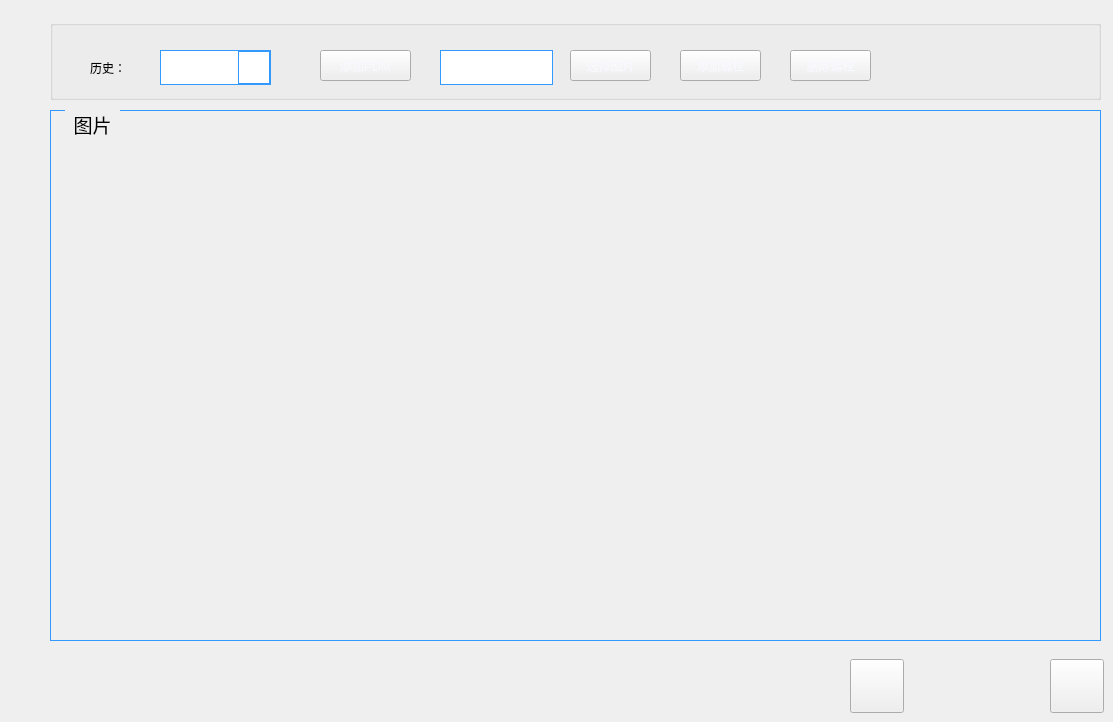
        <widget class="QWidget" name="page_22">
         <widget class="QGroupBox" name="groupBox_13">
          <property name="geometry">
           <rect>
            <x>50</x>
            <y>110</y>
            <width>1051</width>
            <height>531</height>
           </rect>
          </property>
          <property name="font">
           <font>
            <family>黑体</family>
            <pointsize>14</pointsize>
            <weight>50</weight>
            <italic>false</italic>
            <bold>false</bold>
            <kerning>true</kerning>
           </font>
          </property>
          <property name="styleSheet">
           <string notr="true">QGroupBox {
    font: 14pt &quot;黑体&quot;;
    margin-top: 1ex;
    border-width:1px;  
    border-style:solid;
    border-color: rgb(51, 153, 255);  
}

QGroupBox::title {
    subcontrol-origin: margin;
    subcontrol-position: top left;
    left:15px;      
    margin-left: 5px;
    margin-right: 5px;
    padding:1px;
}</string>
          </property>
          <property name="title">
           <string>图片</string>
          </property>
         </widget>
         <widget class="QPushButton" name="pushButton_33">
          <property name="geometry">
           <rect>
            <x>850</x>
            <y>659</y>
            <width>54</width>
            <height>54</height>
           </rect>
          </property>
          <property name="focusPolicy">
           <enum>Qt::NoFocus</enum>
          </property>
          <property name="styleSheet">
           <string notr="true">border-image: url(:/LCD_CS351/LCD_CS351/35_all/5.bmp);</string>
          </property>
          <property name="text">
           <string/>
          </property>
         </widget>
         <widget class="QPushButton" name="pushButton_32">
          <property name="geometry">
           <rect>
            <x>1050</x>
            <y>659</y>
            <width>54</width>
            <height>54</height>
           </rect>
          </property>
          <property name="focusPolicy">
           <enum>Qt::NoFocus</enum>
          </property>
          <property name="styleSheet">
           <string notr="true">border-image: url(:/LCD_CS351/LCD_CS351/logo/saves.bmp);</string>
          </property>
          <property name="text">
           <string/>
          </property>
          <property name="flat">
           <bool>false</bool>
          </property>
         </widget>
         <widget class="QGroupBox" name="groupBox_12">
          <property name="geometry">
           <rect>
            <x>50</x>
            <y>20</y>
            <width>1051</width>
            <height>80</height>
           </rect>
          </property>
          <property name="styleSheet">
           <string notr="true">QGroupBox {
    border-width:1px;  
    border-style:solid;
    border-color: rgb(51, 153, 255);  
};
</string>
          </property>
          <property name="title">
           <string/>
          </property>
          <widget class="QComboBox" name="comboBox">
           <property name="geometry">
            <rect>
             <x>110</x>
             <y>30</y>
             <width>111</width>
             <height>35</height>
            </rect>
           </property>
           <property name="focusPolicy">
            <enum>Qt::NoFocus</enum>
           </property>
           <property name="styleSheet">
            <string notr="true">QComboBox {
font: 14pt &quot;Arial&quot;;
border-width:1px; 
border-style:solid; 
border-color:rgb(51, 153, 255); 
margin-top: 0ex;
}
QComboBox::drop-down {
width:30px; 
border-width:1px; 
border-style:solid; 
border-color:rgb(51, 153, 255); 
}
QComboBox::down-arrow {
image: url(:/LCD_CS351/LCD_CS351/logo/arrow.png);
}
QComboBox QAbstractItemView{
height:50px;
border: 1px solid rgb(51, 153, 255); 
selection-background-color: rgb(51, 153, 255); 
}
QScrollBar:vertical{
width:30px;
border: 2px solid grey;
}
QComboBox QAbstractItemView::item{
height:20px;
}</string>
           </property>
           <property name="editable">
            <bool>false</bool>
           </property>
           <property name="maxVisibleItems">
            <number>10</number>
           </property>
          </widget>
          <widget class="QPushButton" name="pushButton_29">
           <property name="geometry">
            <rect>
             <x>520</x>
             <y>30</y>
             <width>81</width>
             <height>31</height>
            </rect>
           </property>
           <property name="focusPolicy">
            <enum>Qt::NoFocus</enum>
           </property>
           <property name="styleSheet">
            <string notr="true">border-image: url(:/LCD_CS351/LCD_CS351/35_all/67.bmp);
font: 14pt &quot;黑体&quot;;
color: rgb(248, 248, 255);</string>
           </property>
           <property name="text">
            <string>选择图片</string>
           </property>
           <property name="flat">
            <bool>false</bool>
           </property>
          </widget>
          <widget class="QPushButton" name="pushButton_30">
           <property name="geometry">
            <rect>
             <x>630</x>
             <y>30</y>
             <width>81</width>
             <height>31</height>
            </rect>
           </property>
           <property name="focusPolicy">
            <enum>Qt::NoFocus</enum>
           </property>
           <property name="styleSheet">
            <string notr="true">border-image: url(:/LCD_CS351/LCD_CS351/35_all/67.bmp);
font: 14pt &quot;黑体&quot;;
color: rgb(248, 248, 255);</string>
           </property>
           <property name="text">
            <string>添加螺栓</string>
           </property>
          </widget>
          <widget class="QPushButton" name="pushButton_31">
           <property name="geometry">
            <rect>
             <x>740</x>
             <y>30</y>
             <width>81</width>
             <height>31</height>
            </rect>
           </property>
           <property name="focusPolicy">
            <enum>Qt::NoFocus</enum>
           </property>
           <property name="styleSheet">
            <string notr="true">border-image: url(:/LCD_CS351/LCD_CS351/35_all/67.bmp);
font: 14pt &quot;黑体&quot;;
color: rgb(248, 248, 255);</string>
           </property>
           <property name="text">
            <string>删除螺栓</string>
           </property>
          </widget>
          <widget class="QLineEdit" name="lineEdit_pdmname">
           <property name="geometry">
            <rect>
             <x>390</x>
             <y>30</y>
             <width>113</width>
             <height>35</height>
            </rect>
           </property>
           <property name="focusPolicy">
            <enum>Qt::ClickFocus</enum>
           </property>
           <property name="styleSheet">
            <string notr="true">font: 14pt &quot;黑体&quot;;
border-width:1px; 
border-style:solid; 
border-color:rgb(51, 153, 255); 
margin-top: 0ex;</string>
           </property>
          </widget>
          <widget class="QLabel" name="label_69">
           <property name="geometry">
            <rect>
             <x>40</x>
             <y>30</y>
             <width>51</width>
             <height>35</height>
            </rect>
           </property>
           <property name="styleSheet">
            <string notr="true">font: 14pt &quot;黑体&quot;;</string>
           </property>
           <property name="text">
            <string>历史：</string>
           </property>
          </widget>
          <widget class="QPushButton" name="pushButton_36">
           <property name="geometry">
            <rect>
             <x>270</x>
             <y>30</y>
             <width>91</width>
             <height>31</height>
            </rect>
           </property>
           <property name="focusPolicy">
            <enum>Qt::NoFocus</enum>
           </property>
           <property name="styleSheet">
            <string notr="true">border-image: url(:/LCD_CS351/LCD_CS351/35_all/67.bmp);
font: 14pt &quot;黑体&quot;;
color: rgb(248, 248, 255);</string>
           </property>
           <property name="text">
            <string>添加PDM</string>
           </property>
           <property name="flat">
            <bool>false</bool>
           </property>
          </widget>
         </widget>
         <widget class="QPushButton" name="pushButton_21">
          <property name="enabled">
           <bool>true</bool>
          </property>
          <property name="geometry">
           <rect>
            <x>950</x>
            <y>659</y>
            <width>54</width>
            <height>54</height>
           </rect>
          </property>
          <property name="focusPolicy">
           <enum>Qt::NoFocus</enum>
          </property>
          <property name="styleSheet">
           <string notr="true">border-image: url(:/LCD_CS351/LCD_CS351/logo/cancel.bmp);</string>
          </property>
          <property name="text">
           <string/>
          </property>
          <property name="flat">
           <bool>true</bool>
          </property>
         </widget>
        </widget>
